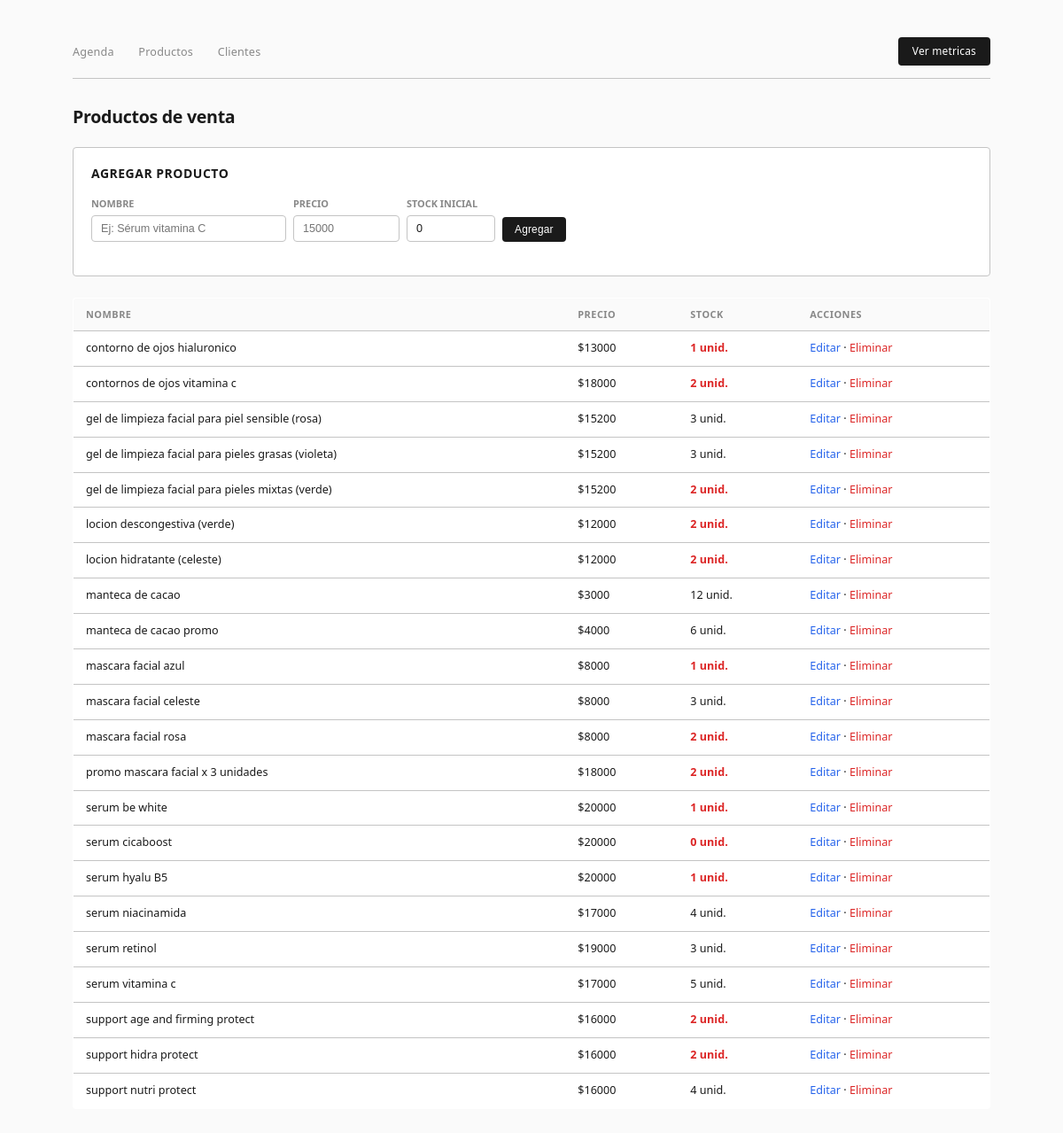
The page /stock/productos on the database its author committed.
### modules/stock/models.py (models this page shows)
class Producto(Base):
    __tablename__ = "productos"
    id = Column(Integer, primary_key=True)
    nombre = Column(String, nullable=False)
    precio = Column(Float, nullable=False)
    stock = Column(Integer, default=0)
    ventas = relationship("Venta", back_populates="producto")

### modules/stock/routes.py (the view)
@router.get("/productos")
def productos_page(request: Request, db: Session = Depends(get_db)):
    return templates.TemplateResponse("productos.html", {
        "request": request,
        "productos": services.listar_productos(db)
    })

### templates/productos.html (shortened to what this page needs)
<!DOCTYPE html>
<html lang="es">
<head>
    <link rel="stylesheet" href="/static/style.css">
</head>
<body>
<nav>
    <div class="links">
        <a href="/">Agenda</a>
        <a href="/stock/productos">Productos</a>
        <a href="/clientes">Clientes</a>
    </div>
    <div class="acciones">
        <a class="btn-destacado" href="/metricas">Ver metricas</a>
    </div>
</nav>
<h1>Productos de venta</h1>
<div class="card" style="margin-bottom: 24px;">
    <h2 style="margin-bottom: 16px;">Agregar producto</h2>
    <form class="form-inline" action="/stock/productos/crear" method="post">
        <div>
            <label style="font-size:0.78em; font-weight:600; color:var(--texto-suave); text-transform:uppercase; display:block; margin-bottom:4px;">Nombre</label>
            <input type="text" name="nombre" placeholder="Ej: Sérum vitamina C" required style="width:220px;">
        </div>
        <div>
            <label style="font-size:0.78em; font-weight:600; color:var(--texto-suave); text-transform:uppercase; display:block; margin-bottom:4px;">Precio</label>
            <input type="number" name="precio" placeholder="15000" required style="width:120px;">
        </div>
        <div>
            <label style="font-size:0.78em; font-weight:600; color:var(--texto-suave); text-transform:uppercase; display:block; margin-bottom:4px;">Stock inicial</label>
            <input type="number" name="stock" placeholder="0" value="0" required style="width:100px;">
        </div>
        <div style="align-self:flex-end;">
            <button type="submit" class="btn-destacado">Agregar</button>
        </div>
    </form>
</div>
<table>
    <tr>
        <th>Nombre</th>
        <th>Precio</th>
        <th>Stock</th>
        <th>Acciones</th>
    </tr>
    {% for p in productos %}
    <tr>
        <td>{{ p.nombre }}</td>
        <td>${{ "%.0f"|format(p.precio) }}</td>
        <td style="{{ 'color:var(--rojo); font-weight:600;' if p.stock <= 2 else '' }}">
            {{ p.stock }} unid.
        </td>
        <td>
            <a href="/stock/productos/editar/{{ p.id }}">Editar</a> ·
            <a href="/stock/productos/eliminar/{{ p.id }}"
               onclick="return confirm('Eliminar este producto?')"
               style="color:var(--rojo)">Eliminar</a>
        </td>
    </tr>
    {% endfor %}
</table>
</body>
</html>

### static/style.css (style rules this page uses)
:root { --bg: #fafafa; --bg-card: #ffffff; --borde: #c4c4c4; --texto: #1a1a1a; --texto-suave: #888; --acento: #2563eb; --acento-hover: #1d4ed8; --verde: #16a34a; --amarillo: #d97706; --rojo: #dc2626; --radio: 4px; }
* { box-sizing: border-box; margin: 0; padding: 0; }
body { font-family: 'Segoe UI', Arial, sans-serif; background: var(--bg); color: var(--texto); padding: 28px 32px; max-width: 1100px; margin: 0 auto; font-size: 14px; line-height: 1.5; }
h1 { font-size: 1.4em; font-weight: 600; margin-bottom: 20px; color: var(--texto); letter-spacing: -0.3px; }
h2 { font-size: 1em; font-weight: 600; margin-bottom: 12px; color: var(--texto); text-transform: uppercase; letter-spacing: 0.5px; }
a { color: var(--acento); text-decoration: none; }
nav { display: flex; align-items: center; justify-content: space-between; padding: 14px 0; border-bottom: 1px solid var(--borde); margin-bottom: 28px; }
nav .links a { margin-right: 24px; color: var(--texto-suave); font-size: 0.9em; font-weight: 500; letter-spacing: 0.2px; }
nav .acciones { display: flex; gap: 8px; }
.btn-destacado { background: var(--texto); color: white; padding: 7px 16px; border-radius: var(--radio); font-size: 0.85em; font-weight: 500; border: none; cursor: pointer; display: inline-block; letter-spacing: 0.2px; }
.form-inline { display: flex; gap: 8px; flex-wrap: wrap; align-items: center; margin-bottom: 20px; }
.form-inline input, .form-inline select { padding: 7px 10px; border: 1px solid var(--borde); border-radius: var(--radio); font-size: 0.9em; background: white; color: var(--texto); outline: none; }
.form-inline button { padding: 7px 14px; background: var(--texto); color: white; border: none; border-radius: var(--radio); font-size: 0.85em; cursor: pointer; }
table { width: 100%; border-collapse: collapse; background: var(--bg-card); border: 1px solid var(--borde); border-radius: var(--radio); overflow: hidden; }
th { padding: 10px 14px; text-align: left; font-size: 0.78em; font-weight: 600; color: var(--texto-suave); text-transform: uppercase; letter-spacing: 0.5px; border-bottom: 1px solid var(--borde); background: var(--bg); }
td { padding: 10px 14px; border-bottom: 1px solid var(--borde); vertical-align: top; font-size: 0.9em; }
tr:last-child td { border-bottom: none; }
.card { background: var(--bg-card); border: 1px solid var(--borde); border-radius: var(--radio); padding: 18px 20px; margin-bottom: 20px; }

### rows shown on the page
Producto: nombre "contorno de ojos hialuronico", precio "13000", stock "1"
Producto: nombre "contornos de ojos vitamina c", precio "18000", stock "2"
Producto: nombre "gel de limpieza facial para piel sensible (rosa)", precio "15200", stock "3"
Producto: nombre "gel de limpieza facial para pieles grasas (violeta)", precio "15200", stock "3"
Producto: nombre "gel de limpieza facial para pieles mixtas (verde)", precio "15200", stock "2"
Producto: nombre "locion descongestiva (verde)", precio "12000", stock "2"
Producto: nombre "locion hidratante (celeste)", precio "12000", stock "2"
Producto: nombre "manteca de cacao", precio "3000", stock "12"
Producto: nombre "manteca de cacao promo", precio "4000", stock "6"
Producto: nombre "mascara facial azul", precio "8000", stock "1"
Producto: nombre "mascara facial celeste", precio "8000", stock "3"
Producto: nombre "mascara facial rosa", precio "8000", stock "2"
Producto: nombre "promo mascara facial x 3 unidades", precio "18000", stock "2"
Producto: nombre "serum be white", precio "20000", stock "1"
Producto: nombre "serum cicaboost", precio "20000", stock "0"
Producto: nombre "serum hyalu B5", precio "20000", stock "1"
Producto: nombre "serum niacinamida", precio "17000", stock "4"
Producto: nombre "serum retinol", precio "19000", stock "3"
Producto: nombre "serum vitamina c", precio "17000", stock "5"
Producto: nombre "support age and firming protect", precio "16000", stock "2"
Producto: nombre "support hidra protect", precio "16000", stock "2"
Producto: nombre "support nutri protect", precio "16000", stock "4"
